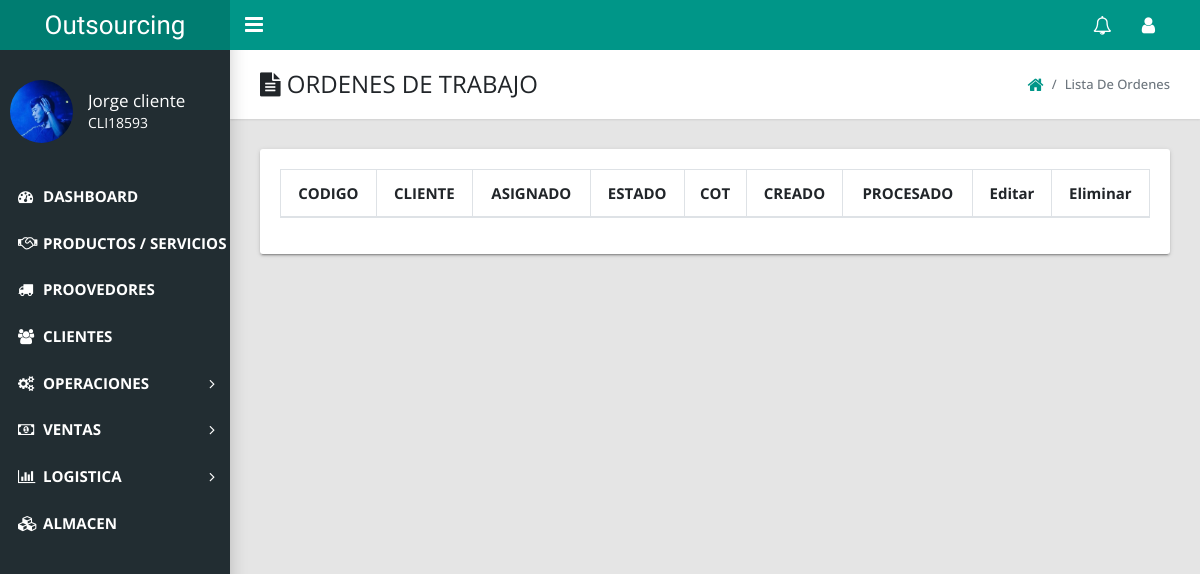
The page /admin/index.php?action=ordenes_trabajo (signed in) on the database as committed earlier.
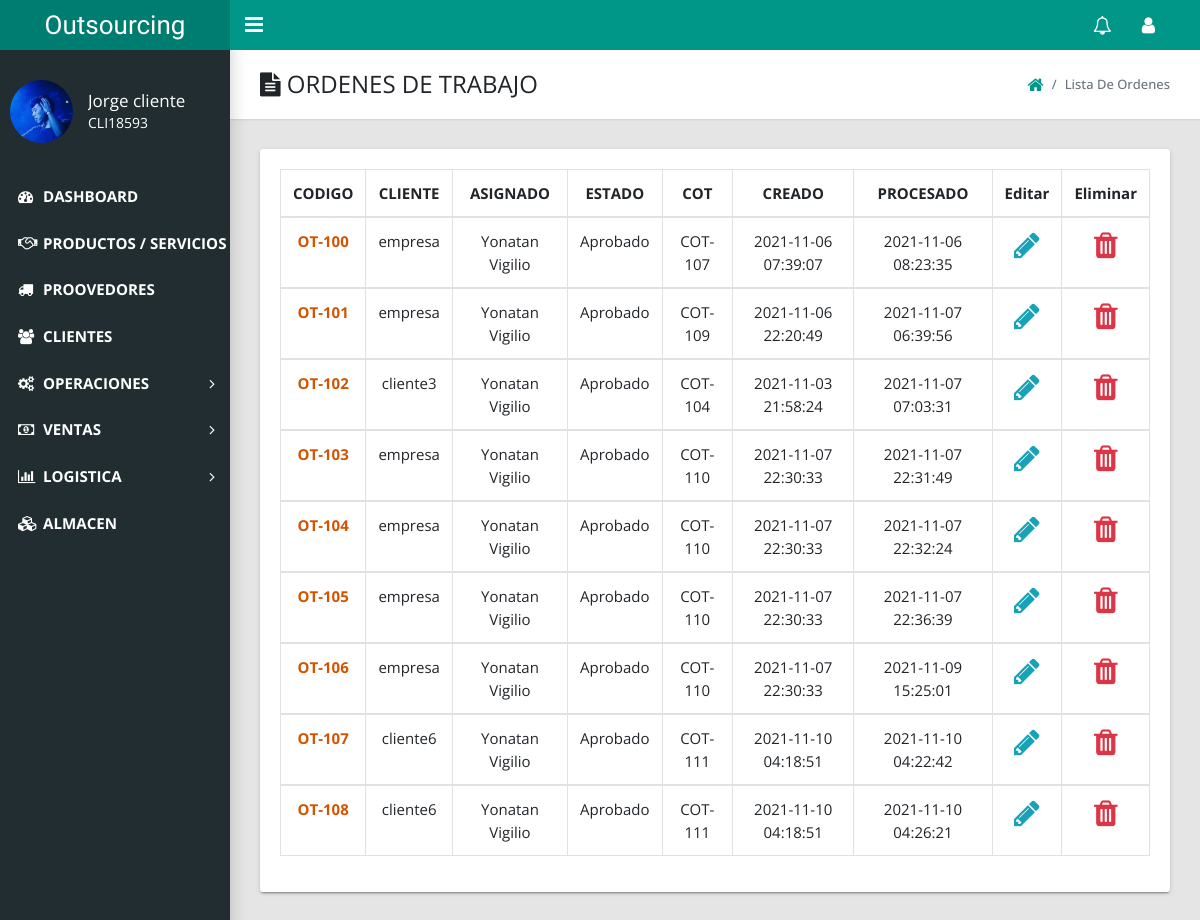
The same page on the database as committed later.
### tables this page shows
CREATE TABLE `otcotizacion_servicio` (
  `ot_id` int(11) NOT NULL,
  `ot_codigo` varchar(50) NOT NULL,
  `ot_cot` varchar(50) NOT NULL,
  `ot_cliente` varchar(50) NOT NULL,
  `ot_asignado` varchar(50) NOT NULL,
  `ot_estado` varchar(50) NOT NULL,
  `ot_pago` varchar(20) NOT NULL,
  `ot_moneda` varchar(20) NOT NULL,
  `ot_entrega` varchar(20) NOT NULL,
  `ot_expira` varchar(50) NOT NULL,
  `ot_direccion` varchar(50) NOT NULL,
  `ot_fecha` datetime NOT NULL DEFAULT current_timestamp(),
  `ot_codserv` varchar(50) NOT NULL,
  `ot_servicio` varchar(100) NOT NULL,
  `ot_nota` varchar(100) NOT NULL,
  `ot_cantidad` int(11) NOT NULL,
  `ot_observaciones` varchar(100) NOT NULL,
  `ot_tecnico` varchar(50) NOT NULL,
  `ot_operativo` varchar(50) NOT NULL,
  `ot_requiere` varchar(100) NOT NULL,
  `ot_fechaEdit` datetime NOT NULL DEFAULT current_timestamp()
);

### admin/includes/operaciones/ordenes_trabajo.php (the view, shortened to what this page needs)
<link href="styles/main.css" type="text/css" rel="stylesheet">
<link href="styles/ver.css" type="text/css" rel="stylesheet">
<?php if($_SESSION['role'] != 7 AND $_SESSION['role'] != 17 AND $_SESSION['role'] != 5 ){
echo "<script>alert('No puedes acceder acá ')</script>";
echo "<script>window.open('index.php?logged_in=Logueaste%20correctamente!','_self')</script>";
}else{ ?>
    <main class="app-content">
      <div class="app-title">
        <div>
          <h1><i class="fa fa-file-text"></i> ORDENES DE TRABAJO</h1>
        </div>
        <ul class="app-breadcrumb breadcrumb side">
          <li class="breadcrumb-item"><a href="index.php?logged_in=Logueaste%20correctamente!"><i class="fa fa-home fa-lg"></i></a></li>
          <li class="breadcrumb-item active">Lista de Ordenes</li>
        </ul>
      </div>
      <div class="row" style="font-size: 15px;">
        <div class="col-md-12">
      <div class="row" style="font-size: 15px;">
        <div class="col-md-12">
          <div class="tile">
            <div class="tile-body">
              <form action="" method="post" enctype="multipart/form-data" >
              <div class="table-responsive">
              <table class="table table-hover table-bordered">
                  <thead align="center">
                    <tr>
                      <th>CODIGO </th>
                      <th>CLIENTE</th>
                      <th>ASIGNADO</th>
                      <th>ESTADO</th>
                      <th>COT</th>
                      <th>CREADO</th>
                      <th>PROCESADO</th>
                      <th>Editar</th>
                      <th>Eliminar</th>
                    </tr>
                  </thead>
                  <?php
                  $all_cot = mysqli_query($conexion,"select * from otcotizacion_servicio order by ot_id ");
                  $i = 1;
                  while($row=mysqli_fetch_array($all_cot)){
                    ?>
                    <tbody align="center">
                      <tr>
                       <td> <a href="index.php?action=view_ot&otcod=<?php echo $row['ot_codigo']; ?>" style="color: #D35400; font-weight: bold;"> <?php echo $row['ot_codigo']; ?></a></td>
                       <td><?php echo $row['ot_cliente']; ?></td>
                       <td><?php echo $row['ot_asignado']; ?></td>
                       <td><?php echo $row['ot_estado']; ?></td>
                       <td><?php echo $row['ot_cot']; ?></td>
                       <td><?php echo $row['ot_fecha']; ?></td>
                       <td><?php echo $row['ot_fechaEdit']; ?></td>
                           <td class="delete"><a href="index.php?action=edit_ot&otcod=<?php echo $row['ot_codigo']; ?>" ><i class="fa fa-pencil fa-2x" aria-hidden="true"></i></a></td>
                           <td class="delete"><a href="index.php?action=ordenes_trabajo&delete_ot=<?php echo $row['ot_codigo']; ?>" onclick="return confirm('Estas seguro de eliminar que quieres eliminar  a este empleado?');"><i class="fa fa-trash fa-2x" aria-hidden="true"></i></a></td>
                      </tr>
                    </tbody>
                    <?php $i++;}  ?>
                  </table>
                </div>
              </form>
            </div>
          </div>
        </div>
      </div>
 </main>
<?php } ?>

### admin/cabeza.php (shortened to what this page needs)
<!DOCTYPE html>
<html lang="en">
  <head>
    <link  rel="stylesheet" href="js/jquery-ui.css">
    <link rel="stylesheet" type="text/css" href="styles/main.css">
   <link rel="stylesheet" type="text/css" href="styles/ver.css">
    <link rel="stylesheet" type="text/css" href="https://maxcdn.bootstrapcdn.com/font-awesome/4.7.0/css/font-awesome.min.css">
  </head>
  <body class="app sidebar-mini" style="font-family: 'Open Sans', sans-serif;">
    <header class="app-header"><a class="app-header__logo" href="#">Outsourcing</a>
      <a class="app-sidebar__toggle" href="#" data-toggle="sidebar" aria-label="Hide Sidebar"></a>
      <ul class="app-nav">
        <li class="dropdown"><a class="app-nav__item" href="#" data-toggle="dropdown" aria-label="Show notifications"><i class="fa fa-bell-o fa-lg"></i></a>
        </li>
        <li class="dropdown"><a class="app-nav__item" href="#" data-toggle="dropdown" aria-label="Open Profile Menu"><i class="fa fa-user fa-lg"></i></a>
        </li>
      </ul>
    </header>
    <aside class="app-sidebar">
      <div class="app-sidebar__user"><img class="app-sidebar__user-avatar" src="usuarios_fotos/<?php echo $_SESSION['foto'];?>" alt="User Image" style="width: 30%;">
        <div>
          <p class="app-sidebar__user-name"><?php echo $_SESSION['name']; ?></p>
          <p class="app-sidebar__user-designation"><?php echo $_SESSION['cod_user']; ?></p>
        </div>
      </div>
      <ul class="app-menu" style="font-weight: bold;">
        <li><a class="app-menu__item " href="index.php"><i class="app-menu__icon fa fa-dashboard"></i><span class="app-menu__label">DASHBOARD</span></a></li>
        <li><a class="app-menu__item" href="index.php?action=view_serv" ><i class="app-menu__icon fa fa-handshake-o"></i><span class="app-menu__label">PRODUCTOS / SERVICIOS</span></a>
        </li>
        <li><a class="app-menu__item" href="index.php?action=view_proovedor" ><i class="app-menu__icon fa fa-truck"></i><span class="app-menu__label">PROOVEDORES</span></a>
        </li>
        <li><a class="app-menu__item" href="index.php?action=view_clientes" ><i class="app-menu__icon fa fa-users"></i><span class="app-menu__label">CLIENTES</span></a>
        </li>
         <li class="treeview"><a class="app-menu__item" href="#" data-toggle="treeview"><i class="app-menu__icon fa fa-cogs"></i>
          <span class="app-menu__label">OPERACIONES</span>
          <i class="treeview-indicator fa fa-angle-right"></i></a>
        </li>
        <li class="treeview"><a class="app-menu__item" href="#" data-toggle="treeview"><i class="app-menu__icon fa fa-money"></i>
          <span class="app-menu__label">VENTAS</span>
          <i class="treeview-indicator fa fa-angle-right"></i></a>
        </li>
         <li class="treeview"><a class="app-menu__item" href="#" data-toggle="treeview"><i class="app-menu__icon fa fa-bar-chart"></i>
          <span class="app-menu__label">LOGISTICA</span>
          <i class="treeview-indicator fa fa-angle-right"></i></a>
        </li>
        <li><a class="app-menu__item" href="#"><i class="app-menu__icon fa fa-cubes"></i><span class="app-menu__label">ALMACEN</span></a></li>
     </ul>
    </aside>

### admin/index.php (shortened to what this page needs)
<?php include('cabeza.php')?>
    <div class="content">
     <div class="content_box">
     <?php
     if(isset($_GET['action'])){
      $action = $_GET['action'];
     }else{
      $action ='';
     }
     switch($action){
    case 'ordenes_trabajo';
    include 'includes/operaciones/ordenes_trabajo.php';
    break;
     }
     ?>
<?php include('pie.php'); ?>

### admin/pie.php (shortened to what this page needs)
      </div>
   </div>
  </body>
</html>

### admin/styles/ver.css (style rules this page uses)
.fa-pencil { color: #17a2b8; }
.fa-trash { color: #dc3545; }

Rows that differ between the two databases and show on the page:
added otcotizacion_servicio: ot_codigo "OT-100", ot_cliente "empresa", ot_asignado "Yonatan Vigilio", ot_estado "Aprobado", ot_cot "COT-107", ot_fecha "2021-11-06 07:39:07", ot_fechaEdit "2021-11-06 08:23:35"
added otcotizacion_servicio: ot_codigo "OT-101", ot_cliente "empresa", ot_asignado "Yonatan Vigilio", ot_estado "Aprobado", ot_cot "COT-109", ot_fecha "2021-11-06 22:20:49", ot_fechaEdit "2021-11-07 06:39:56"
added otcotizacion_servicio: ot_codigo "OT-102", ot_cliente "cliente3", ot_asignado "Yonatan Vigilio", ot_estado "Aprobado", ot_cot "COT-104", ot_fecha "2021-11-03 21:58:24", ot_fechaEdit "2021-11-07 07:03:31"
added otcotizacion_servicio: ot_codigo "OT-103", ot_cliente "empresa", ot_asignado "Yonatan Vigilio", ot_estado "Aprobado", ot_cot "COT-110", ot_fecha "2021-11-07 22:30:33", ot_fechaEdit "2021-11-07 22:31:49"
added otcotizacion_servicio: ot_codigo "OT-104", ot_cliente "empresa", ot_asignado "Yonatan Vigilio", ot_estado "Aprobado", ot_cot "COT-110", ot_fecha "2021-11-07 22:30:33", ot_fechaEdit "2021-11-07 22:32:24"
added otcotizacion_servicio: ot_codigo "OT-105", ot_cliente "empresa", ot_asignado "Yonatan Vigilio", ot_estado "Aprobado", ot_cot "COT-110", ot_fecha "2021-11-07 22:30:33", ot_fechaEdit "2021-11-07 22:36:39"
added otcotizacion_servicio: ot_codigo "OT-106", ot_cliente "empresa", ot_asignado "Yonatan Vigilio", ot_estado "Aprobado", ot_cot "COT-110", ot_fecha "2021-11-07 22:30:33", ot_fechaEdit "2021-11-09 15:25:01"
added otcotizacion_servicio: ot_codigo "OT-107", ot_cliente "cliente6", ot_asignado "Yonatan Vigilio", ot_estado "Aprobado", ot_cot "COT-111", ot_fecha "2021-11-10 04:18:51", ot_fechaEdit "2021-11-10 04:22:42"
added otcotizacion_servicio: ot_codigo "OT-108", ot_cliente "cliente6", ot_asignado "Yonatan Vigilio", ot_estado "Aprobado", ot_cot "COT-111", ot_fecha "2021-11-10 04:18:51", ot_fechaEdit "2021-11-10 04:26:21"
